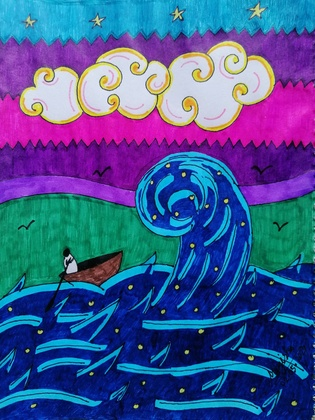
%> input picture Assignment 1 Outputs/MY_IMAGE.jpg, 315 x 420 px, shrunk from 828 x 1104 before the run
$ octave Photocopy.m   (GNU Octave 9; MATLAB toolbox functions it lacks are replaced by stand-ins)
%> lines starting %> are read from the running program, lines starting %| are printed output that depends on the picture; in (x1, y1, x2, y2) boxes, pixels count from 0 and x2, y2 are one past the last pixel; in counts of white or black regions, pixels touching at a corner belong together; the program's own positions count from 1
% Read the image
im = imread('MY_IMAGE.jpg');
%> im is the input picture: size 420x315x3 uint8; mean R, G, B 66.8, 86.8, 147.1

% Convert the image to grayscale
gray_im = rgb2gray(im);
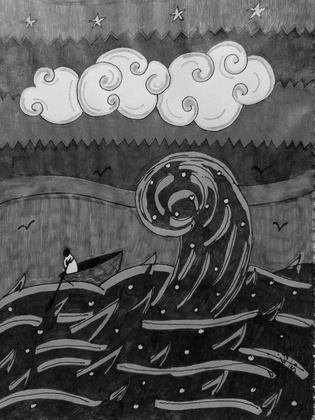
%> gray_im: size 420x315 uint8; min 1, max 235, mean 87.7

% Define the threshold
threshold = 100;

% Initialize the output image
output_im = zeros(size(gray_im));

% Apply the threshold transformation
for i = 1:size(gray_im, 1)
    for j = 1:size(gray_im, 2)
        if gray_im(i, j) > threshold
            output_im(i, j) = 255;
        else
            output_im(i, j) = gray_im(i, j) * (threshold - gray_im(i, j)) / (threshold^2);
        end
    end
end
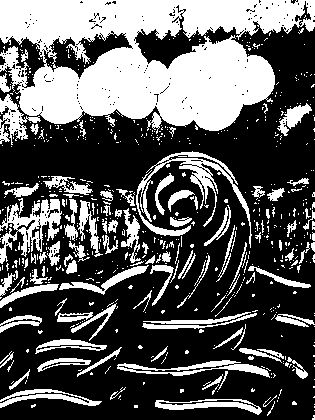
%> output_im: size 420x315 double; 35.6% white; 653 white regions (546 under 20 px), largest, box (x1, y1, x2, y2) and area: (0, 0, 315, 134) 26853, (136, 151, 252, 248) 2010, (0, 199, 62, 264) 1558

% Convert the output image to uint8 for display
output_im_uint8 = uint8(output_im);

% Display the original, grayscale, and transformed images
figure;
subplot(1, 3, 1);
imshow(im);
title('Original Image');

subplot(1, 3, 2);
imshow(gray_im);
title('Grayscale Image');

subplot(1, 3, 3);
imshow(output_im_uint8);
title('Photocopy Effect');

$ run again, with Assignment 1 Outputs/flower.jpg copied over Assignment 1 Outputs/MY_IMAGE.jpg
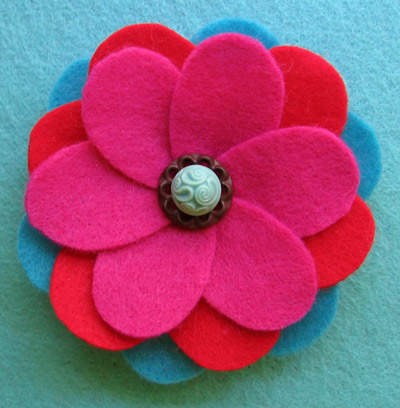
%> input picture Assignment 1 Outputs/flower.jpg, 400 x 408 px
%> im is the input picture: size 408x400x3 uint8; mean R, G, B 150.2, 87.4, 119.7
%> `gray_im = rgb2gray(im);`:
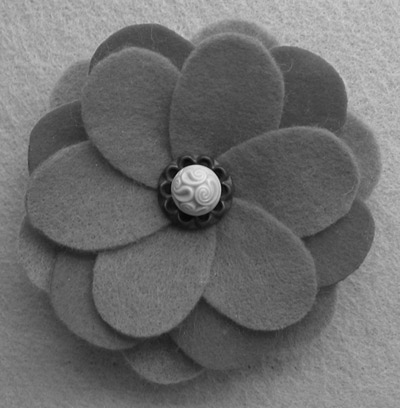
%> gray_im: size 408x400 uint8; min 5, max 233, mean 109.8
%> after the loop `for i = 1:size(gray_im, 1)`:
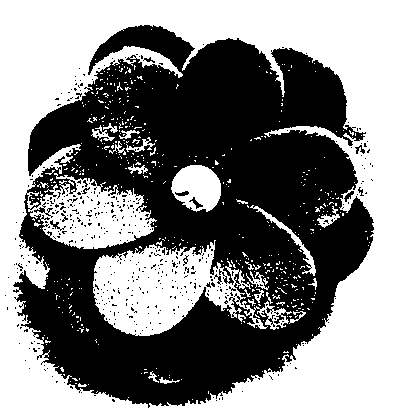
%> output_im: size 408x400 double; 50.1% white; 471 black regions (458 under 20 px), largest, box (x1, y1, x2, y2) and area: (13, 25, 374, 408) 79619, (34, 202, 53, 218) 72, (189, 197, 203, 209) 53

$ run again, with Assignment 1 Outputs/Mirror.png saved as Assignment 1 Outputs/MY_IMAGE.jpg
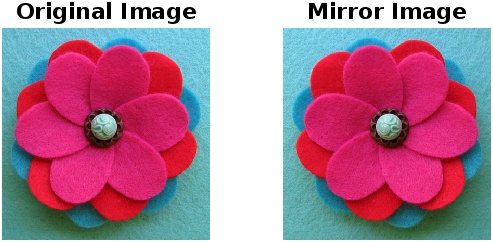
%> input picture Assignment 1 Outputs/Mirror.png, 493 x 242 px
%> im is the input picture: size 242x493x3 uint8; mean R, G, B 172.4, 125.9, 149.8
%> `gray_im = rgb2gray(im);`:
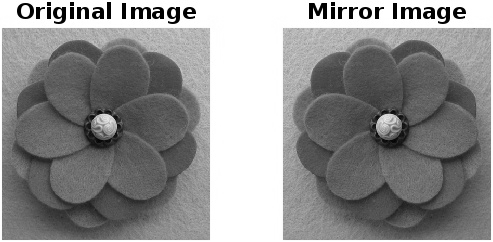
%> gray_im: size 242x493 uint8; min 0, max 255, mean 142.5
%> after the loop `for i = 1:size(gray_im, 1)`:
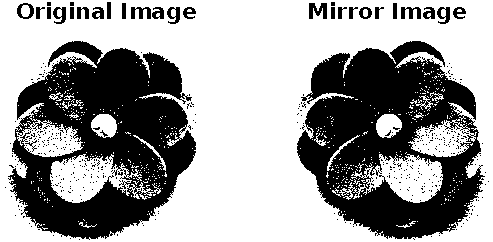
%> output_im: size 242x493 double; 61.3% white; 448 black regions (421 under 20 px), largest, box (x1, y1, x2, y2) and area: (297, 41, 485, 239) 21588, (8, 41, 196, 240) 21545, (309, 3, 327, 19) 192
